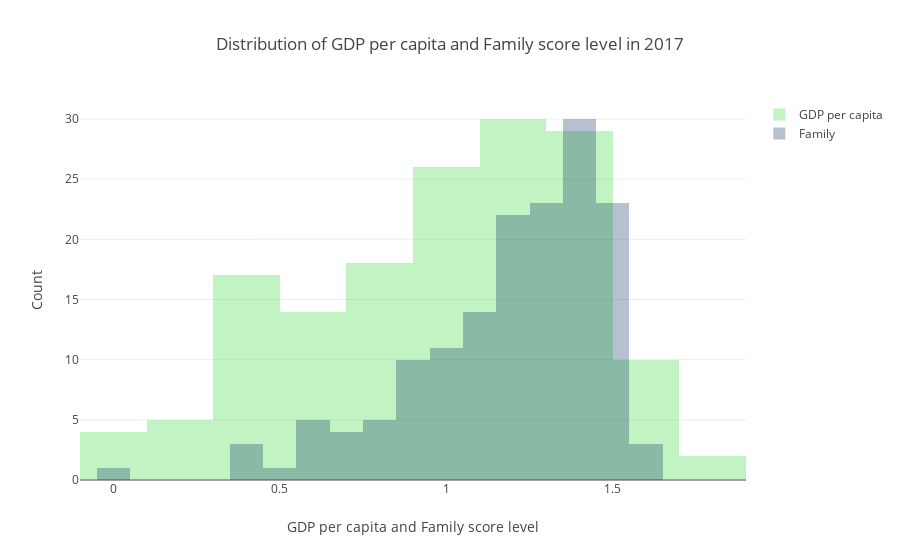

Source (notebook cell):
### Markdown cell above
## 6. Histograms
A histogram plot represents the frequency distribution of continuous variables. This generally is useful in seeing the distribution of the data. We use the `go.Histogram` to plot histograms. We add and special feature in layout where we can overlay two traces using `barmode='overlay'`. We can also use `opacity=0.5` in the trace if we are overlaying to histograms to see more detail in the overlayed area of the chart. The chart below shows a heavy left tail in the distribution of both GDP per capita and family data, and some potential outliers in Family data.

### Code cell
#data
x1 = data_2017['Economy..GDP.per.Capita.']
x2 = data_2017['Family']

trace1 = go.Histogram(
    x=x1,
    opacity=0.5,
    name = "GDP per capita",
    marker=dict(color='rgba(50, 221, 56, 0.6)'))
trace2 = go.Histogram(
    x=x2,
    opacity=0.5,
    name = "Family",
    marker=dict(color='rgba(12, 50, 100, 0.6)'))

data = [trace1, trace2]
layout = go.Layout(barmode='overlay',
                   title='Distribution of GDP per capita and Family score level in 2017',
                   xaxis=dict(title='GDP per capita and Family score level'),
                   yaxis=dict( title='Count'),
)
fig = go.Figure(data=data, layout=layout)
iplot(fig)

### Figure 1 — Plotly figure (JSON) as saved in the notebook; plotly's stock layout.template omitted (floating-point values rounded to 4 significant figures; data arrays with more than 128 entries replaced by an {"elided": "..."} marker saying what was removed)
{"data": [{"marker": {"color": "rgba(50, 221, 56, 0.6)"}, "name": "GDP per capita", "opacity": 0.5, "type": "histogram", "uid": "51a438bb-ca23-42e0-b683-53a0c33fe25e", "x": {"elided": "155 float values"}}, {"marker": {"color": "rgba(12, 50, 100, 0.6)"}, "name": "Family", "opacity": 0.5, "type": "histogram", "uid": "accdd86a-0735-47c1-988e-8b231b2e32d9", "x": {"elided": "155 float values"}}], "layout": {"barmode": "overlay", "title": {"text": "Distribution of GDP per capita and Family score level in 2017"}, "xaxis": {"title": {"text": "GDP per capita and Family score level"}}, "yaxis": {"title": {"text": "Count"}}}}
